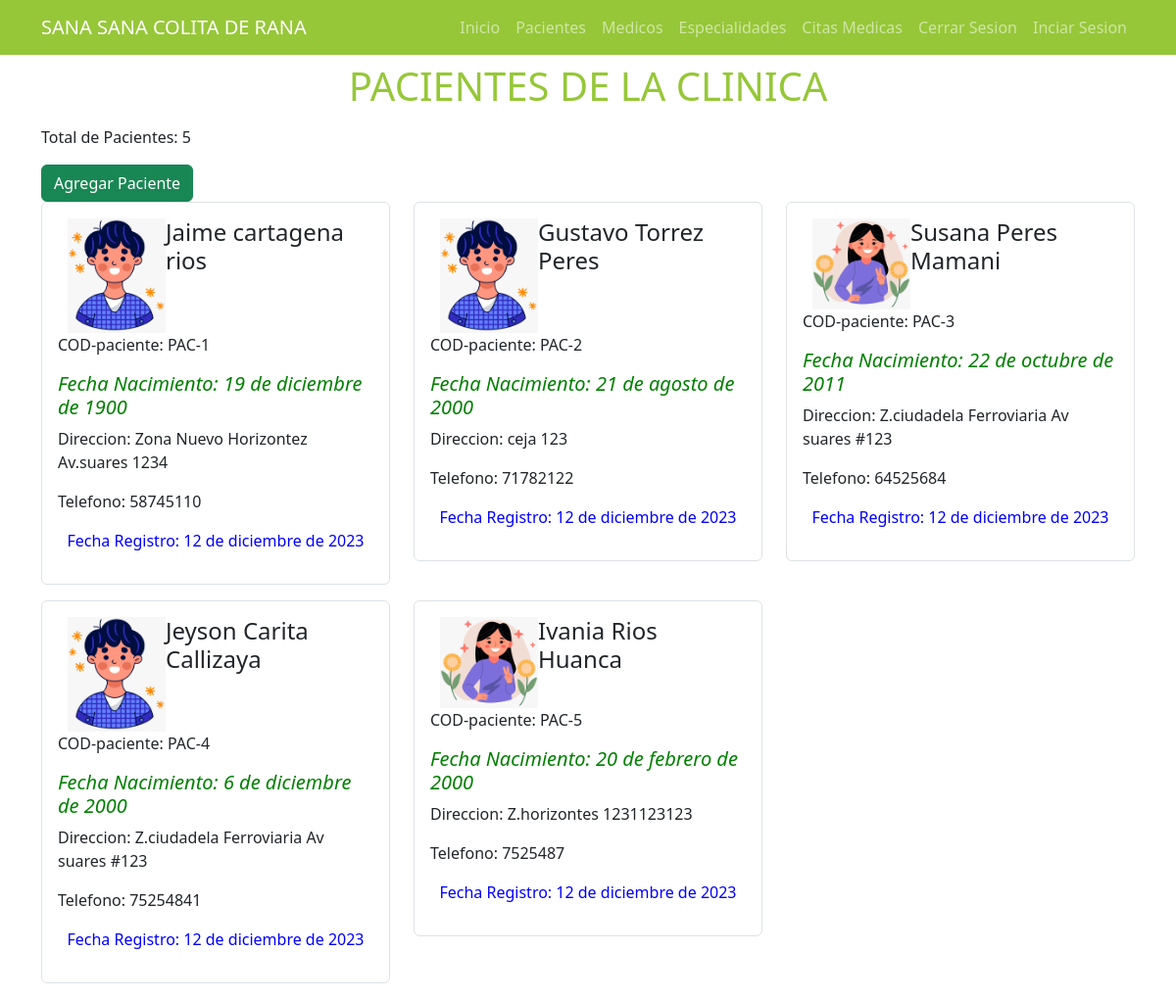
The app's page /pacientes/ with its own data.
### servicios/models.py (models this page shows, shortened)
class Paciente(models.Model):
    femenino = 'femenino'
    masculino='masculino'
    genero_op = [
        ( masculino,'masculino'),
        ( femenino , 'femenino'),
    ]
    nombre = models.CharField(max_length=50)
    appat = models.CharField(max_length=50)
    apmat = models.CharField(max_length=50)
    fecha_nac = models.DateField()
    genero = models.CharField(max_length=15,choices=genero_op)
    direccion = models.CharField(max_length=200)
    telefono = models.CharField(max_length=15)
    ci = models.CharField(max_length=15)
    fecha_reg=models.DateField(auto_now_add=True)

### servicios/views.py (the view)
# urls.py: path('pacientes/', views.pacientes, name='pacientes'),
def pacientes(request):
    pacientes = Paciente.objects.filter()
    return render(request, 'pacientes.html', {
        'pacientes': pacientes,
        'total':len(pacientes)
    })

### servicios/templates/pacientes.html
{% extends 'base.html' %} {% block content %}
<main class="container">
  <h1 class="text-center display-6 py-2" style="color: #96c738">
    PACIENTES DE LA CLINICA
  </h1>
  <div><p>Total de Pacientes: {{ total }}</p>
    <a class="btn btn-success "
    href="{% url 'agregarpaciente' %}">Agregar Paciente</a>
  </div>
  <div class="row">
    {% for paciente in pacientes %}
    <div class="col-md-4 mb-3">
      <div class="border rounded p-3 d-flex align-items-center">
        <div>
          <a
            class="list-group-item"
            href="{% url 'editPaciente' paciente.id %}"
          >
            <header class="d-flex justify-content-between">
              {% load static %} {% if paciente.genero == 'masculino' %}
              <img
                src="{% static 'images/pac_masc.png' %}"
                alt="Imagen del paciente"
                class="img-right"
              />
              {% else %}
              <img
                src="{% static 'images/pac_fem.png' %}"
                alt="Imagen del paciente"
                class="img-right"
              />
              {% endif %}
              <h4>
                {{ paciente.nombre }} {{ paciente.appat }} {{ paciente.apmat }}
              </h4>
            </header>
            <p>COD-paciente: PAC-{{ paciente.id }}</p>
            <h5 style="color: green; font-style: italic">
              Fecha Nacimiento: {{ paciente.fecha_nac }}
            </h5>
            <p>Direccion: {{ paciente.direccion }}</p>
            <p>Telefono: {{ paciente.telefono }}</p>
            <p style="text-align: center; color: blue">
              Fecha Registro: {{ paciente.fecha_reg }}
            </p>
          </a>
        </div>
      </div>
    </div>
    {% endfor %}
  </div>
</main>
{% endblock %}

### servicios/static/css/styles.css (style rules this page uses)
.img-right { max-width: 100px; float: right; margin-left: 10px; }

### records on screen
Paciente: nombre "Jaime", appat "cartagena", apmat "rios", id "1", fecha_nac "19 de diciembre de 1900", direccion "Zona Nuevo Horizontez Av.suares 1234", telefono "58745110", fecha_reg "12 de diciembre de 2023"
Paciente: nombre "Gustavo", appat "Torrez", apmat "Peres", id "2", fecha_nac "21 de agosto de 2000", direccion "ceja 123", telefono "71782122", fecha_reg "12 de diciembre de 2023"
Paciente: nombre "Susana", appat "Peres", apmat "Mamani", id "3", fecha_nac "22 de octubre de 2011", direccion "Z.ciudadela Ferroviaria Av suares #123", telefono "64525684", fecha_reg "12 de diciembre de 2023"
Paciente: nombre "Jeyson", appat "Carita", apmat "Callizaya", id "4", fecha_nac "6 de diciembre de 2000", direccion "Z.ciudadela Ferroviaria Av suares #123", telefono "75254841", fecha_reg "12 de diciembre de 2023"
Paciente: nombre "Ivania", appat "Rios", apmat "Huanca", id "5", fecha_nac "20 de febrero de 2000", direccion "Z.horizontes 1231123123", telefono "7525487", fecha_reg "12 de diciembre de 2023"

### other values on screen
{{ total }} "5"
